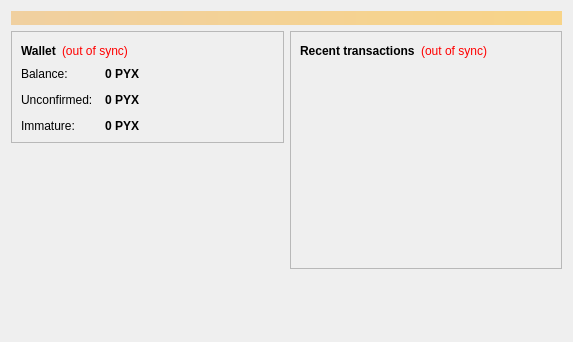
<?xml version="1.0" encoding="UTF-8"?>
<ui version="4.0">
 <class>OverviewPage</class>
 <widget class="QWidget" name="OverviewPage">
  <property name="geometry">
   <rect>
    <x>0</x>
    <y>0</y>
    <width>573</width>
    <height>342</height>
   </rect>
  </property>
  <property name="windowTitle">
   <string>Form</string>
  </property>
  <layout class="QVBoxLayout" name="topLayout">
   <item>
    <widget class="QLabel" name="labelAlerts">
     <property name="visible">
      <bool>false</bool>
     </property>
     <property name="styleSheet">
      <string notr="true">background-color: qlineargradient(x1: 0, y1: 0, x2: 1, y2: 0, stop:0 #F0D0A0, stop:1 #F8D488); color:#000000;</string>
     </property>
     <property name="wordWrap">
      <bool>true</bool>
     </property>
     <property name="margin">
      <number>3</number>
     </property>
    </widget>
   </item>
   <item>
    <layout class="QHBoxLayout" name="horizontalLayout" stretch="1,1">
     <item>
      <layout class="QVBoxLayout" name="verticalLayout_2">
       <item>
        <widget class="QFrame" name="frame">
         <property name="frameShape">
          <enum>QFrame::StyledPanel</enum>
         </property>
         <property name="frameShadow">
          <enum>QFrame::Raised</enum>
         </property>
         <layout class="QVBoxLayout" name="verticalLayout_4">
          <item>
           <layout class="QHBoxLayout" name="horizontalLayout_4">
            <item>
             <widget class="QLabel" name="label_5">
              <property name="font">
               <font>
                <weight>75</weight>
                <bold>true</bold>
               </font>
              </property>
              <property name="text">
               <string>Wallet</string>
              </property>
             </widget>
            </item>
            <item>
             <widget class="QLabel" name="labelWalletStatus">
              <property name="toolTip">
               <string>The displayed information may be out of date. Your wallet automatically synchronizes with the Pyrexcoin network after a connection is established, but this process has not completed yet.</string>
              </property>
              <property name="styleSheet">
               <string notr="true">QLabel { color: red; }</string>
              </property>
              <property name="text">
               <string notr="true">(out of sync)</string>
              </property>
              <property name="alignment">
               <set>Qt::AlignLeading|Qt::AlignLeft|Qt::AlignVCenter</set>
              </property>
             </widget>
            </item>
            <item>
             <spacer name="horizontalSpacer_2">
              <property name="orientation">
               <enum>Qt::Horizontal</enum>
              </property>
              <property name="sizeHint" stdset="0">
               <size>
                <width>40</width>
                <height>20</height>
               </size>
              </property>
             </spacer>
            </item>
           </layout>
          </item>
          <item>
           <layout class="QFormLayout" name="formLayout_2">
            <property name="fieldGrowthPolicy">
             <enum>QFormLayout::AllNonFixedFieldsGrow</enum>
            </property>
            <property name="horizontalSpacing">
             <number>12</number>
            </property>
            <property name="verticalSpacing">
             <number>12</number>
            </property>
            <item row="0" column="0">
             <widget class="QLabel" name="label">
              <property name="text">
               <string>Balance:</string>
              </property>
             </widget>
            </item>
            <item row="0" column="1">
             <widget class="QLabel" name="labelBalance">
              <property name="font">
               <font>
                <weight>75</weight>
                <bold>true</bold>
               </font>
              </property>
              <property name="cursor">
               <cursorShape>IBeamCursor</cursorShape>
              </property>
              <property name="toolTip">
               <string>Your current balance</string>
              </property>
              <property name="text">
               <string notr="true">0 PYX</string>
              </property>
              <property name="textInteractionFlags">
               <set>Qt::LinksAccessibleByMouse|Qt::TextSelectableByKeyboard|Qt::TextSelectableByMouse</set>
              </property>
             </widget>
            </item>
            <item row="1" column="0">
             <widget class="QLabel" name="label_3">
              <property name="text">
               <string>Unconfirmed:</string>
              </property>
             </widget>
            </item>
            <item row="1" column="1">
             <widget class="QLabel" name="labelUnconfirmed">
              <property name="font">
               <font>
                <weight>75</weight>
                <bold>true</bold>
               </font>
              </property>
              <property name="cursor">
               <cursorShape>IBeamCursor</cursorShape>
              </property>
              <property name="toolTip">
               <string>Total of transactions that have yet to be confirmed, and do not yet count toward the current balance</string>
              </property>
              <property name="text">
               <string notr="true">0 PYX</string>
              </property>
              <property name="textInteractionFlags">
               <set>Qt::LinksAccessibleByMouse|Qt::TextSelectableByKeyboard|Qt::TextSelectableByMouse</set>
              </property>
             </widget>
            </item>
            <item row="2" column="0">
             <widget class="QLabel" name="labelImmatureText">
              <property name="text">
               <string>Immature:</string>
              </property>
             </widget>
            </item>
            <item row="2" column="1">
             <widget class="QLabel" name="labelImmature">
              <property name="font">
               <font>
                <weight>75</weight>
                <bold>true</bold>
               </font>
              </property>
              <property name="toolTip">
               <string>Mined balance that has not yet matured</string>
              </property>
              <property name="text">
               <string notr="true">0 PYX</string>
              </property>
              <property name="textInteractionFlags">
               <set>Qt::LinksAccessibleByMouse|Qt::TextSelectableByKeyboard|Qt::TextSelectableByMouse</set>
              </property>
             </widget>
            </item>
           </layout>
          </item>
         </layout>
        </widget>
       </item>
       <item>
        <spacer name="verticalSpacer">
         <property name="orientation">
          <enum>Qt::Vertical</enum>
         </property>
         <property name="sizeHint" stdset="0">
          <size>
           <width>20</width>
           <height>40</height>
          </size>
         </property>
        </spacer>
       </item>
      </layout>
     </item>
     <item>
      <layout class="QVBoxLayout" name="verticalLayout_3">
       <item>
        <widget class="QFrame" name="frame_2">
         <property name="frameShape">
          <enum>QFrame::StyledPanel</enum>
         </property>
         <property name="frameShadow">
          <enum>QFrame::Raised</enum>
         </property>
         <layout class="QVBoxLayout" name="verticalLayout">
          <item>
           <layout class="QHBoxLayout" name="horizontalLayout_2">
            <item>
             <widget class="QLabel" name="label_4">
              <property name="text">
               <string>&lt;b&gt;Recent transactions&lt;/b&gt;</string>
              </property>
             </widget>
            </item>
            <item>
             <widget class="QLabel" name="labelTransactionsStatus">
              <property name="toolTip">
               <string>The displayed information may be out of date. Your wallet automatically synchronizes with the Pyrexcoin network after a connection is established, but this process has not completed yet.</string>
              </property>
              <property name="styleSheet">
               <string notr="true">QLabel { color: red; }</string>
              </property>
              <property name="text">
               <string notr="true">(out of sync)</string>
              </property>
              <property name="alignment">
               <set>Qt::AlignRight|Qt::AlignTrailing|Qt::AlignVCenter</set>
              </property>
             </widget>
            </item>
            <item>
             <spacer name="horizontalSpacer">
              <property name="orientation">
               <enum>Qt::Horizontal</enum>
              </property>
              <property name="sizeHint" stdset="0">
               <size>
                <width>40</width>
                <height>20</height>
               </size>
              </property>
             </spacer>
            </item>
           </layout>
          </item>
          <item>
           <widget class="QListView" name="listTransactions">
            <property name="styleSheet">
             <string notr="true">QListView { background: transparent; }</string>
            </property>
            <property name="frameShape">
             <enum>QFrame::NoFrame</enum>
            </property>
            <property name="verticalScrollBarPolicy">
             <enum>Qt::ScrollBarAlwaysOff</enum>
            </property>
            <property name="horizontalScrollBarPolicy">
             <enum>Qt::ScrollBarAlwaysOff</enum>
            </property>
            <property name="selectionMode">
             <enum>QAbstractItemView::NoSelection</enum>
            </property>
           </widget>
          </item>
         </layout>
        </widget>
       </item>
       <item>
        <spacer name="verticalSpacer_2">
         <property name="orientation">
          <enum>Qt::Vertical</enum>
         </property>
         <property name="sizeHint" stdset="0">
          <size>
           <width>20</width>
           <height>40</height>
          </size>
         </property>
        </spacer>
       </item>
      </layout>
     </item>
    </layout>
   </item>
  </layout>
 </widget>
 <resources/>
 <connections/>
</ui>
